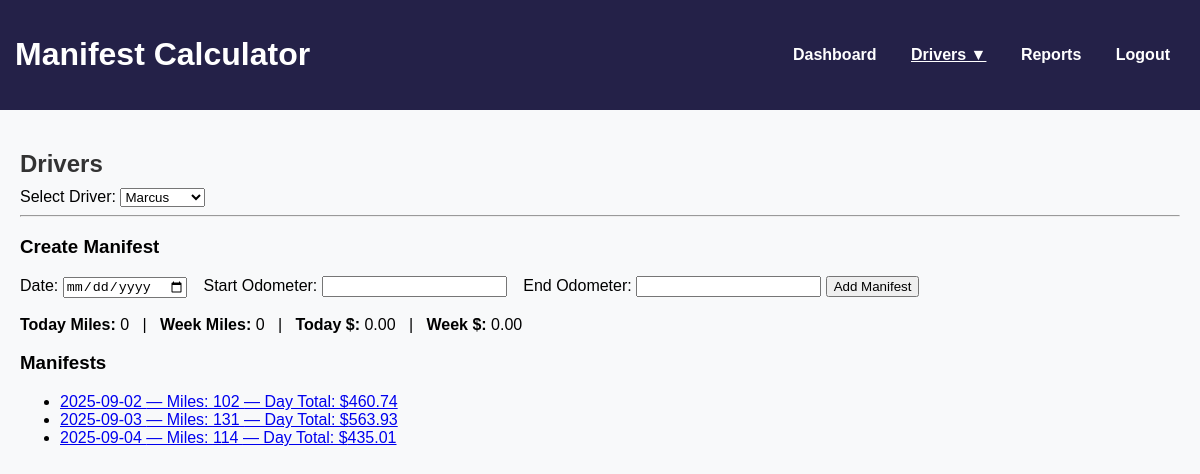
The app's page /drivers?driver=2, older data.
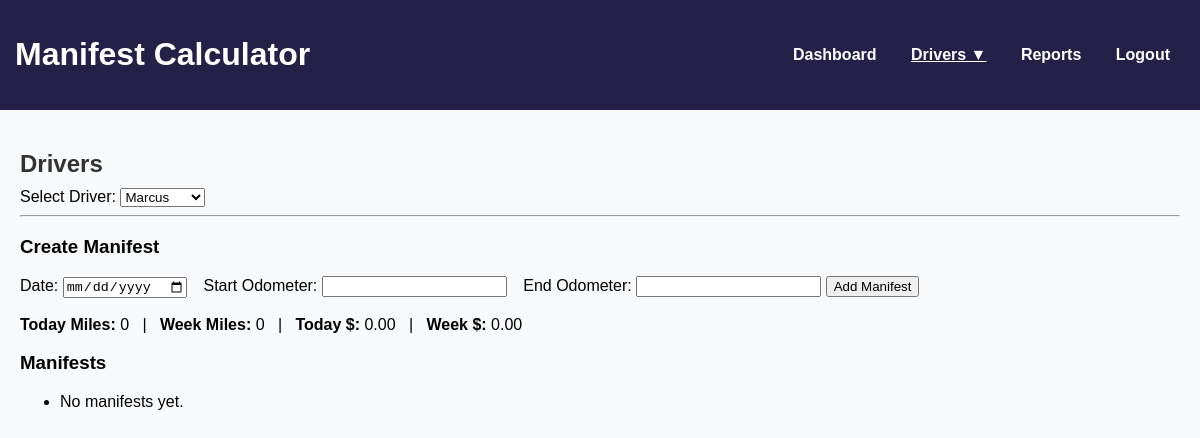
The same page, newer data.
### models.py (models this page shows)
class Manifest(db.Model):
    id = db.Column(db.Integer, primary_key=True)
    driver_id = db.Column(db.Integer, db.ForeignKey('driver.id'), nullable=False)
    date = db.Column(db.Date, nullable=False)
    start_odometer = db.Column(db.Integer)
    end_odometer = db.Column(db.Integer)
    total_miles = db.Column(db.Integer)
    day_total = db.Column(db.Float)  # sum of all stops
    driver = db.relationship('Driver', back_populates='manifests')
    stops = db.relationship('Stop', back_populates='manifest', cascade="all, delete-orphan")

### app.py (the view)
@app.route('/drivers', methods=['GET', 'POST'])
def drivers():
    all_drivers = Driver.query.order_by(Driver.name).all()
    selected_driver_id = request.form.get('driver') or request.args.get('driver')
    manifests = []
    totals = {'day_miles': 0, 'week_miles': 0, 'day_total': 0.0, 'week_total': 0.0}
    if selected_driver_id:
        manifests = Manifest.query.filter_by(driver_id=selected_driver_id).order_by(Manifest.date.asc()).all()
        today = datetime.today().date()
        start_of_week = today - timedelta(days=today.weekday())
        daily = [m for m in manifests if m.date == today]
        weekly = [m for m in manifests if start_of_week <= m.date <= today]
        totals['day_miles'] = sum(m.total_miles or 0 for m in daily)
        totals['week_miles'] = sum(m.total_miles or 0 for m in weekly)
        totals['day_total'] = sum(m.day_total or 0 for m in daily)
        totals['week_total'] = sum(m.day_total or 0 for m in weekly)
    return render_template(
        'drivers.html',
        drivers=all_drivers,
        selected_driver_id=selected_driver_id,
        manifests=manifests,
        totals=totals,
        active_page='drivers'
    )

### app.py (called while the page is built)
@app.context_processor
def inject_drivers():
    all_drivers = Driver.query.order_by(Driver.name).all()
    return dict(all_drivers=all_drivers)

### templates/drivers.html (shortened to what this page needs)
{% extends "base.html" %}
{% block content %}
<h2>Drivers</h2>
<form method="POST" action="{{ url_for('drivers') }}">
  <label for="driver">Select Driver:</label>
  <select name="driver" id="driver" onchange="this.form.submit()">
    {% for d in drivers %}
      <option value="{{ d.id }}" {% if selected_driver_id and d.id == selected_driver_id|int %}selected{% endif %}>
        {{ d.name }}
      </option>
    {% endfor %}
  </select>
</form>
{% if selected_driver_id %}
  <hr>
  <h3>Create Manifest</h3>
  <form method="POST" action="{{ url_for('create_manifest') }}">
    <label>Date:</label>
    <input type="date" name="date" required>
    <label style="margin-left:12px;">Start Odometer:</label>
    <input type="number" name="start_odometer" step="1" required>
    <label style="margin-left:12px;">End Odometer:</label>
    <input type="number" name="end_odometer" step="1" required>
    <button type="submit">Add Manifest</button>
  </form>
  <div style="margin-top:18px;">
    <strong>Today Miles:</strong> {{ totals.day_miles }}
    &nbsp;&nbsp;|&nbsp;&nbsp;
    <strong>Week Miles:</strong> {{ totals.week_miles }}
    &nbsp;&nbsp;|&nbsp;&nbsp;
    <strong>Today $:</strong> {{ "%.2f"|format(totals.day_total) }}
    &nbsp;&nbsp;|&nbsp;&nbsp;
    <strong>Week $:</strong> {{ "%.2f"|format(totals.week_total) }}
  </div>
  <h3 style="margin-top:18px;">Manifests</h3>
  <ul>
    {% for m in manifests %}
      <li>
        <a href="{{ url_for('manifest_detail', manifest_id=m.id) }}">
          {{ m.date }} — Miles: {{ m.total_miles }} — Day Total: ${{ "%.2f"|format(m.day_total or 0) }}
        </a>
      </li>
    {% else %}
      <li>No manifests yet.</li>
    {% endfor %}
  </ul>
{% endif %}
{% endblock %}

### templates/base.html (shortened to what this page needs)
<!DOCTYPE html>
<html lang="en">
<head>
  <link rel="stylesheet" href="{{ url_for('static', filename='css/style.css') }}" />
</head>
<body>
  <header>
    <h1>Manifest Calculator</h1>
    <nav>
      <a href="{{ url_for('index') }}" class="{% if active_page=='dashboard' %}active{% endif %}">Dashboard</a>
      <div class="dropdown">
        <a href="#" class="{% if active_page=='drivers' %}active{% endif %}">Drivers ▼</a>
      </div>
      <a href="{{ url_for('reports') }}" class="{% if active_page=='reports' %}active{% endif %}">Reports</a>
      <a href="{{ url_for('logout') }}" class="{% if active_page=='logout' %}active{% endif %}">Logout</a>
    </nav>
  </header>
  <div class="container">
    {% block content %}{% endblock %}
  </div>
</body>
</html>

### static/css/style.css (style rules this page uses)
body { font-family: Arial, sans-serif; margin: 0; background: #f8f9fa; }
header { background: #242148; color: white; padding: 15px; display: flex; justify-content: space-between; align-items: center; }
nav a { color: white; margin: 0 10px; text-decoration: none; font-weight: bold; padding: 5px }
nav a.active { text-decoration: underline; }
.dropdown { position: relative; display: inline-block; }
.dropdown > a { cursor: pointer; padding: 0 5px; }
.container { padding: 20px; }
h2 { margin-bottom: 10px; color: #333; }

Row changes from the older to the newer data that the page shows:
removed Manifest: date "2025-09-02", total_miles "102", day_total "460.74"
removed Manifest: date "2025-09-03", total_miles "131", day_total "563.93"
removed Manifest: date "2025-09-04", total_miles "114", day_total "435.01"
Text that changed along with them:
text now shown: "No manifests yet."
